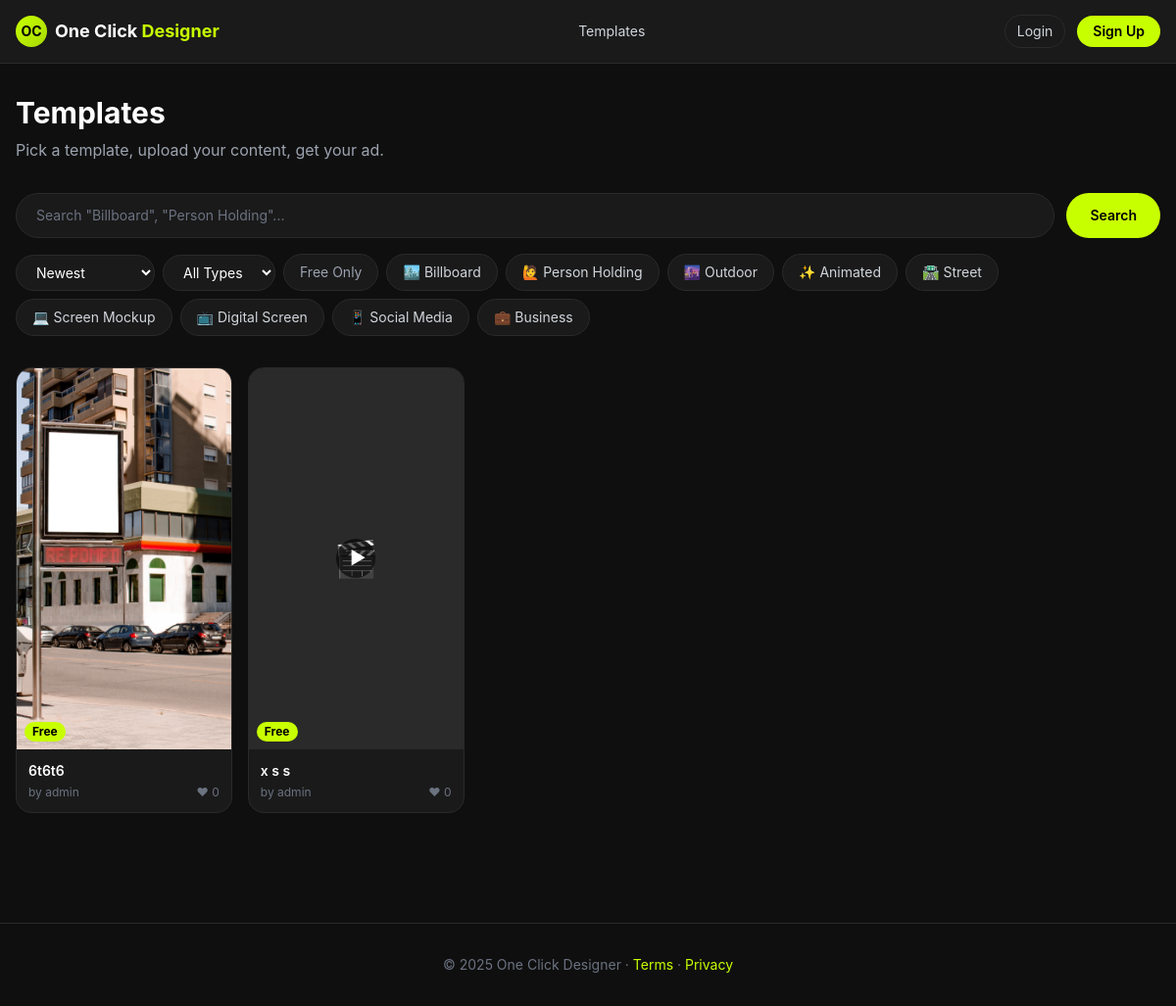
/templates/, run on the app's committed database.
### templates_app/models.py (models this page shows, shortened)
class Category(models.Model):
    name = models.CharField(max_length=100)
    slug = models.SlugField(unique=True)
    icon = models.CharField(max_length=50, default='📁')
    class Meta:
        verbose_name_plural = 'Categories'

class AdTemplate(models.Model):
    TYPE_IMAGE = 'image'
    TYPE_VIDEO = 'video'
    TYPE_CHOICES = [(TYPE_IMAGE, 'Image'), (TYPE_VIDEO, 'Video')]
    ORIENTATION_PORTRAIT = 'portrait'
    ORIENTATION_LANDSCAPE = 'landscape'
    ORIENTATION_SQUARE = 'square'
    ORIENTATION_CHOICES = [
        (ORIENTATION_PORTRAIT, 'Portrait'),
        (ORIENTATION_LANDSCAPE, 'Landscape'),
        (ORIENTATION_SQUARE, 'Square'),
    ]
    title = models.CharField(max_length=200)
    description = models.TextField(blank=True)
    creator = models.ForeignKey(User, on_delete=models.CASCADE, related_name='templates')
    category = models.ForeignKey(Category, on_delete=models.SET_NULL, null=True, blank=True)
    tags = models.CharField(max_length=500, blank=True, help_text="Comma separated tags")
    file = models.FileField(upload_to='templates/files/')
    thumbnail = models.ImageField(upload_to='templates/thumbnails/', blank=True, null=True)
    file_type = models.CharField(max_length=10, choices=TYPE_CHOICES, default=TYPE_IMAGE)
    orientation = models.CharField(max_length=20, choices=ORIENTATION_CHOICES, default=ORIENTATION_PORTRAIT)
    canvas_width = models.IntegerField(default=1080)
    canvas_height = models.IntegerField(default=1920)
    zone_data = models.TextField(default='{}', help_text="JSON data for replaceable zone")
    is_free = models.BooleanField(default=True)
    is_active = models.BooleanField(default=True)
    is_featured = models.BooleanField(default=False)
    likes_count = models.IntegerField(default=0)
    uses_count = models.IntegerField(default=0)
    created_at = models.DateTimeField(auto_now_add=True)
    updated_at = models.DateTimeField(auto_now=True)
    class Meta:
        ordering = ['-created_at']

### templates_app/views.py (the view)
# urls.py: path('', views.template_list, name='template_list'),
def template_list(request):
    templates = AdTemplate.objects.filter(is_active=True)
    categories = Category.objects.all()
    q = request.GET.get('q', '')
    if q:
        templates = templates.filter(
            Q(title__icontains=q) | Q(tags__icontains=q) | Q(description__icontains=q)
        )
    category = request.GET.get('category', '')
    if category:
        templates = templates.filter(category__slug=category)
    file_type = request.GET.get('type', '')
    if file_type:
        templates = templates.filter(file_type=file_type)
    is_free = request.GET.get('free', '')
    if is_free:
        templates = templates.filter(is_free=True)
    sort = request.GET.get('sort', 'newest')
    if sort == 'popular':
        templates = templates.order_by('-likes_count', '-uses_count')
    elif sort == 'most_used':
        templates = templates.order_by('-uses_count')
    else:
        templates = templates.order_by('-created_at')
    paginator = Paginator(templates, 12)
    page = paginator.get_page(request.GET.get('page', 1))
    liked_ids = set()
    if request.user.is_authenticated:
        liked_ids = set(TemplateLike.objects.filter(
            user=request.user).values_list('template_id', flat=True))
    return render(request, 'templates_app/list.html', {
        'page_obj': page, 'categories': categories,
        'liked_ids': liked_ids, 'current_q': q,
        'current_category': category, 'current_type': file_type,
        'current_sort': sort, 'current_free': is_free,
    })

### templates/templates_app/list.html (shortened to what this page needs)
{% extends 'base.html' %}
{% block content %}
<div class="max-w-7xl mx-auto px-4 py-8">
  <div class="mb-8">
    <h1 class="text-3xl font-bold mb-2">Templates</h1>
    <p class="text-gray-400">Pick a template, upload your content, get your ad.</p>
  </div>
  <form method="GET" class="mb-8">
    <div class="flex gap-3 mb-4">
      <input type="text" name="q" value="{{ current_q }}" placeholder='Search "Billboard", "Person Holding"...'
        class="flex-1 bg-dark-card border border-dark-border rounded-full px-5 py-3 text-white placeholder-gray-500 focus:outline-none focus:border-brand text-sm">
      <button type="submit" class="bg-brand text-black px-6 py-3 rounded-full font-semibold text-sm hover:opacity-90">Search</button>
    </div>
    <div class="flex flex-wrap gap-2 items-center">
      <select name="sort" onchange="this.form.submit()" class="bg-dark-card border border-dark-border text-sm text-white rounded-full px-4 py-2 focus:outline-none focus:border-brand">
        <option value="newest" {% if current_sort == 'newest' %}selected{% endif %}>Newest</option>
      </select>
      <select name="type" onchange="this.form.submit()" class="bg-dark-card border border-dark-border text-sm text-white rounded-full px-4 py-2 focus:outline-none focus:border-brand">
        <option value="">All Types</option>
      </select>
      <label class="flex items-center gap-2 cursor-pointer bg-dark-card border border-dark-border rounded-full px-4 py-2 text-sm {% if current_free %}border-brand text-brand{% else %}text-gray-400{% endif %}">
        Free Only
      </label>
      {% for cat in categories %}
      <a href="?category={{ cat.slug }}{% if current_q %}&q={{ current_q }}{% endif %}"
        class="px-4 py-2 rounded-full text-sm border transition-colors
        {% if current_category == cat.slug %}bg-brand text-black border-brand{% else %}bg-dark-card border-dark-border text-gray-300 hover:border-brand{% endif %}">
        {{ cat.icon }} {{ cat.name }}
      </a>
      {% endfor %}
    </div>
  </form>
  {% if page_obj %}
  <div class="grid grid-cols-2 sm:grid-cols-3 md:grid-cols-4 lg:grid-cols-5 xl:grid-cols-6 gap-4">
    {% for t in page_obj %}{% include 'templates_app/_template_card.html' %}{% endfor %}
  </div>
  {% else %}
  <div class="text-center py-20 text-gray-500">
    <div class="text-5xl mb-4">🔍</div>
    <p class="text-xl font-semibold mb-2">No templates found</p>
    <p class="text-sm">Try a different search or <a href="{% url 'template_list' %}" class="text-brand hover:underline">clear filters</a>.</p>
  </div>
  {% endif %}
</div>
{% endblock %}

### templates/templates_app/_template_card.html (shortened to what this page needs)
<div class="bg-dark-card border border-dark-border rounded-2xl overflow-hidden card-hover group relative">
  <a href="{% url 'template_detail' t.pk %}">
    <div class="relative aspect-[9/16] bg-dark-border overflow-hidden">
      {% if t.thumbnail %}
        <img src="{{ t.thumbnail.url }}" alt="{{ t.title }}" class="w-full h-full object-cover group-hover:scale-105 transition-transform duration-300">
      {% elif t.file_type == 'image' %}
        <img src="{{ t.file.url }}" alt="{{ t.title }}" class="w-full h-full object-cover group-hover:scale-105 transition-transform duration-300">
      {% else %}
        <div class="w-full h-full flex items-center justify-center bg-dark-border">
          <span class="text-4xl">🎬</span>
        </div>
      {% endif %}
      {% if t.file_type == 'video' %}
      <div class="absolute inset-0 flex items-center justify-center">
        <div class="w-10 h-10 bg-black/60 rounded-full flex items-center justify-center">
          <span class="text-white text-lg ml-1">▶</span>
        </div>
      </div>
      {% endif %}
      {% if t.is_free %}
      <div class="absolute bottom-2 left-2 bg-brand text-black text-xs font-bold px-2 py-0.5 rounded-full">Free</div>
      {% else %}
      <div class="absolute bottom-2 left-2 bg-yellow-500 text-black text-xs font-bold px-2 py-0.5 rounded-full">Pro</div>
      {% endif %}
    </div>
  </a>
  <div class="p-3">
    <h3 class="text-sm font-semibold text-white truncate">{{ t.title }}</h3>
    <div class="flex items-center justify-between mt-1">
      <span class="text-xs text-gray-500">by {{ t.creator.username }}</span>
      <div class="flex items-center gap-2 text-xs text-gray-500">
        <span>♥ {{ t.likes_count }}</span>
      </div>
    </div>
  </div>
</div>

### templates/base.html (style rules this page uses)
body { background: #0f0f0f; color: #fff; font-family: 'Inter', sans-serif; }
.card-hover { transition: transform 0.2s, box-shadow 0.2s; }

### data on the page
Category: icon "🏙️", name "Billboard"
Category: icon "🙋", name "Person Holding"
Category: icon "🌆", name "Outdoor"
Category: icon "✨", name "Animated"
Category: icon "🛣️", name "Street"
Category: icon "💻", name "Screen Mockup"
Category: icon "📺", name "Digital Screen"
Category: icon "📱", name "Social Media"
Category: icon "💼", name "Business"
AdTemplate: file (picture), is_free "Free", title "6t6t6", creator.username "admin", likes_count "0"
AdTemplate: is_free "Free", title "x s s", creator.username "admin", likes_count "0"
